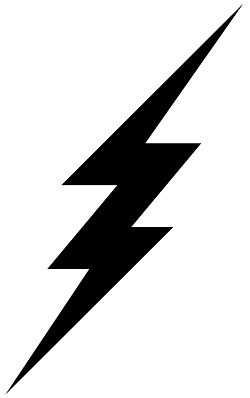
#> input picture flashImage.png, 250 x 398 px
$ python main.py
#> lines starting #> are read from the running program, lines starting #| are printed output that depends on the picture; after the words box and inside, x2 and y2 are one past the last pixel; in counts of white or black regions, pixels touching at a corner belong together
from PIL import Image
import numpy as np
import matplotlib.pyplot as plt
from matplotlib.animation import FuncAnimation
import math
import argparse

parser = argparse.ArgumentParser()
parser.add_argument('-stepbystep', action='store_true', help='Run the animation step by step')
args = parser.parse_args()
step_by_step = args.stepbystep

def Run(image_path,mesh_length=10,threshold=128):
#> called with image_path = 'flashImage.png', mesh_length = 10, threshold = 128
    STEP = mesh_length
    MESH_LENGTH = mesh_length

    image = Image.open(image_path)
#> image is the input picture: PIL image 250x398 RGBA; mean R, G, B, A 215.3, 215.3, 215.3, 255
    grayscale_image = image.convert('L')
    width, height = grayscale_image.size
#> width = 250; height = 398
    binary_image = np.zeros((height, width), dtype=np.uint8)

    for y in range(height):
        for x in range(width):
            if grayscale_image.getpixel((x, y)) > threshold:
                binary_image[y, x] = 255
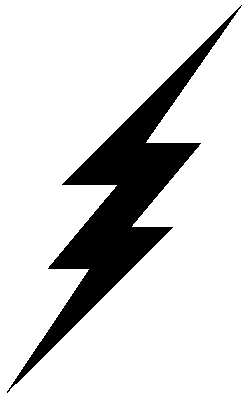
#> binary_image: shape (398, 250); 84.3% white; 1 black region, box (x1, y1, x2, y2) and area: (7, 5, 242, 393) 15633

    list_of_black_cord = []

    for y in range(0, height, STEP):
        black_groups = getblackgroups(binary_image, y, width)
        temp_list = []

        for ele in black_groups:
            temp_list.append((ele[0], -y))
            distance = ele[1] - ele[0]
            if distance > MESH_LENGTH:
                nodes_to_add = distance // MESH_LENGTH
                current_node = ele[0]
                for _ in range(nodes_to_add):
                    current_node = current_node + MESH_LENGTH
                    temp_list.append((current_node, -y))
                temp_list.append((ele[1], -y))

        for node in temp_list:
            list_of_black_cord.append(node)

    visited = {}
    tracker={}
    index=1
    for ele in list_of_black_cord:
        visited[ele] = False
        tracker[ele]=index
        index+=1
#> after the loop, index = 207

    fig, ax = plt.subplots()

    # Show scatter points at the beginning
    x_cord = [ele[0] for ele in list_of_black_cord]
    y_cord = [ele[1] for ele in list_of_black_cord]
    scatter = ax.scatter(x_cord, y_cord, c="blue", s=1)

    if step_by_step:
        for ele in list_of_black_cord:
            ax.text(ele[0], ele[1], str(tracker[ele]), fontsize=8, color='blue')

        ax.set_xlim(0, width)
        ax.set_ylim(-height, 0)

        print("Press Enter to after every connection to continue")

    def update(frame):
        nonlocal visited

        ele = list(visited.keys())[frame]
        visited[ele] = True
        curr_closest_neb_list = find_closest_elem_list(ele, list_of_black_cord)

        for curr_closest_neb in curr_closest_neb_list:
            if step_by_step:
                print(f"Connect {tracker[ele]} --> {tracker[curr_closest_neb]}")
                input("")
            line = ax.plot([ele[0], curr_closest_neb[0]], [ele[1], curr_closest_neb[1]], c="red", linewidth=1)[0]
    anim = FuncAnimation(fig, update, frames=len(visited), repeat=False,interval=2)
    plt.show()
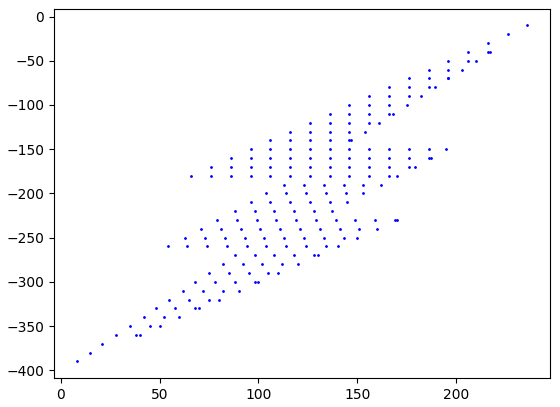
#> figure drawn by matplotlib, 1 panel

def find_closest_elem_list(src, final_list):
    NEIGHBORS = 4
    temp_dist_list = []

    for candidate in final_list:
        if candidate != src:
            distance = calculate_distance(src, candidate)
            temp_dist_list.append((distance, candidate))

    temp_dist_list.sort()
    list_to_return = []

    for i in range(NEIGHBORS):
        list_to_return.append(temp_dist_list[i][1])

    return list_to_return

def calculate_distance(point1, point2):
    return math.sqrt((point1[0] - point2[0])**2 + (point1[1] - point2[1])**2)

def getblackgroups(binary_image, height, width):
    groups = []
    start = None

    for x in range(width):
        if binary_image[height, x] == 0 and start is None:
            start = x
        elif binary_image[height, x] != 0 and start is not None:
            groups.append((start, x))
            start = None

    if start is not None:
        groups.append((start, width - 1))

    return groups

# Example usage
image_path = 'flashImage.png'
Run(image_path)
